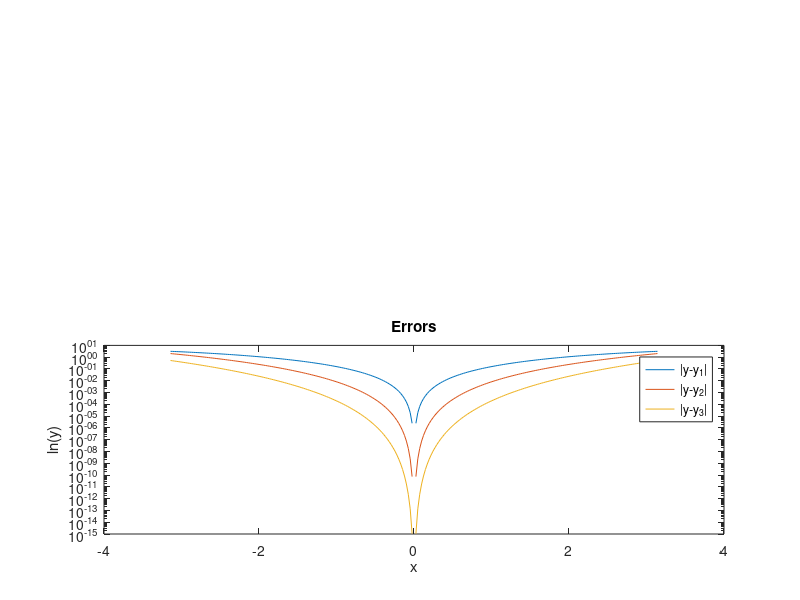

Here is the MATLAB script that generated this plot:
clear; close all;
f1 = @(x) x; f2 = @(x) x-x.^3/6; f3 = @(x) f2(x) + x.^5/120;
x= -pi:pi/128:pi; y = sin(x); y1 = f1(x);  y2 = f2(x); y3 = f3(x);
plot(x,y,x,y1,x,y2, x,y3 )

legend('sin(x)', 'S_1', 'S_2','S_3')
title('Sin(x) and its first three Taylor approximations')
xlabel('x'); ylabel('y');
subplot(2,1,2),semilogy(x,abs(y-y1),x,abs(y-y2),x,abs(y-y3))
legend('|y-y_1|','|y-y_2|','|y-y_3|')
title('Errors')
xlabel('x'); ylabel('ln(y)');

